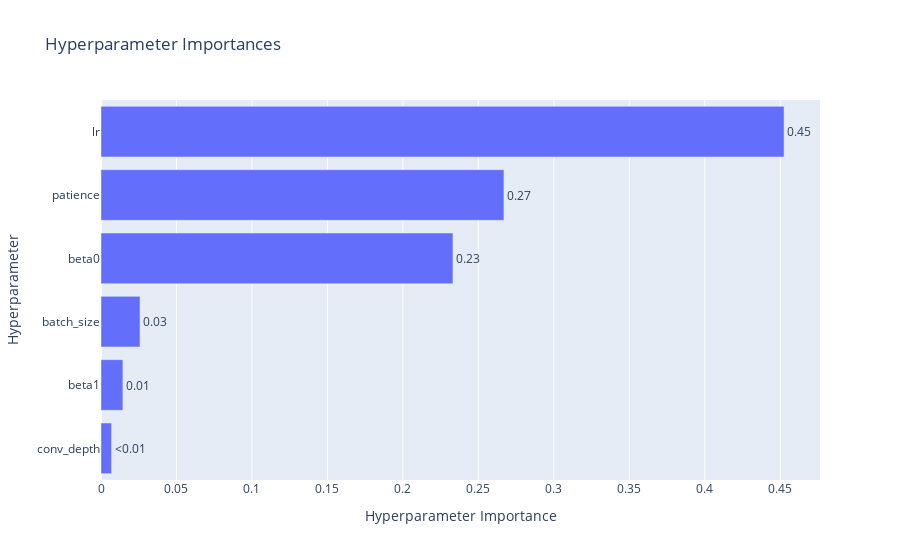
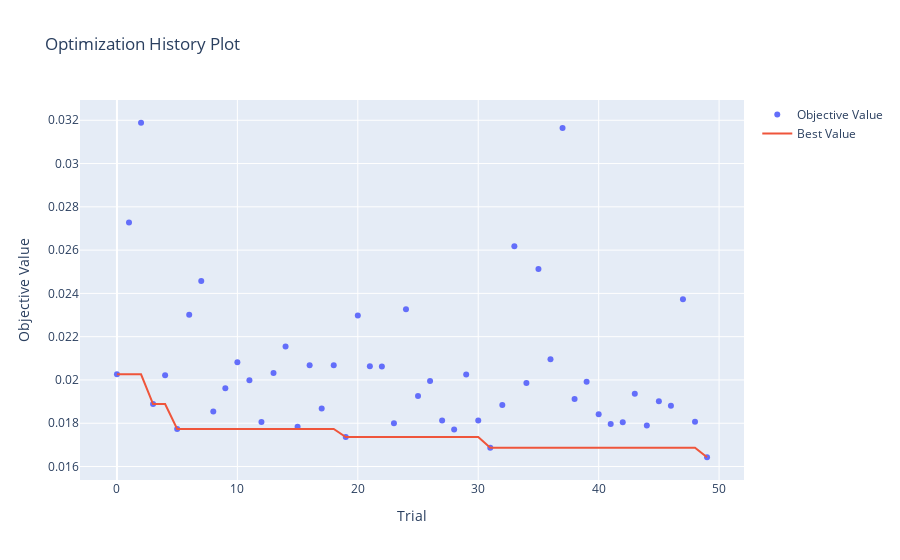
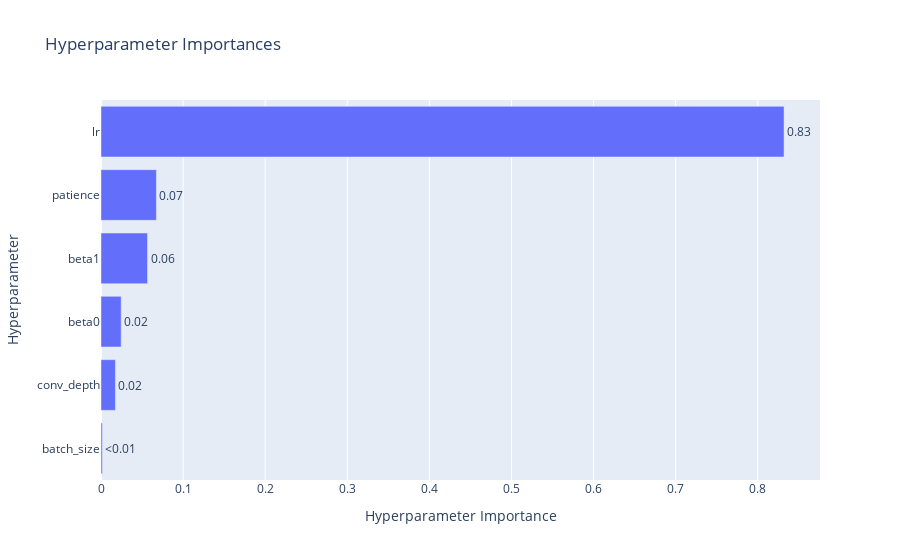
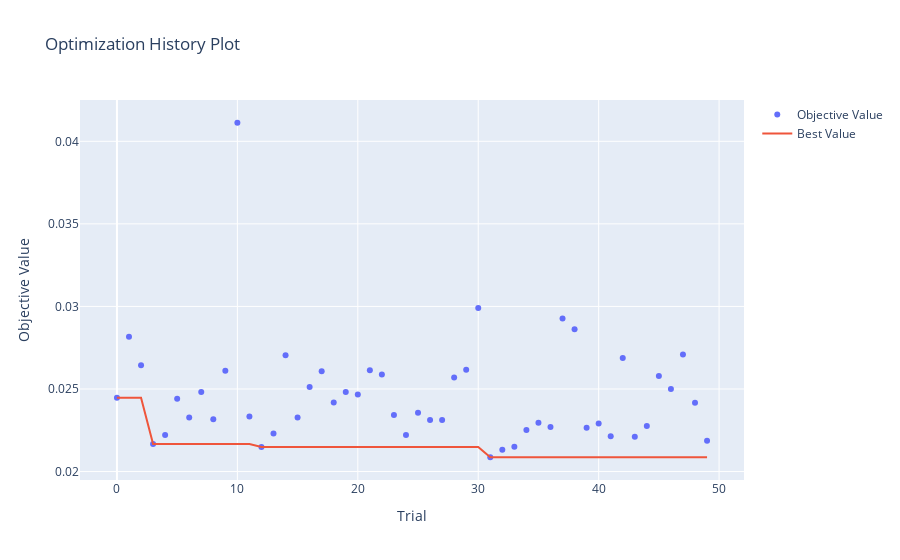

Notebook cell for these charts, in order:
### Code cell
mlflow.set_tracking_uri(MLFLOW_DIR / 'mlruns')

mlflow_results = {}
optuna_results = defaultdict(dict)

for confluence_group_name in CONFLUENCE_GROUPS:
    ## Access relevant optimization result and logs by confluence
    experiment_name = f'FNet_optimize_{confluence_group_name}'
    experiment = mlflow.get_experiment_by_name(experiment_name)
    mlflow_results[confluence_group_name] = mlflow.search_runs(experiment_ids=[experiment.experiment_id])
    
    for channel_name in TARGET_CHANNEL_NAMES:
        optuna_study_path = OPTUNA_JOBLIB_DIR / f"FNet_optimize_{channel_name}_{confluence_group_name}.joblib"
        study = joblib.load(optuna_study_path)
        optuna_results[confluence_group_name][channel_name] = study

        print(f"Optuna study {channel_name} {confluence_group_name}:")
        plot_param_importances(study).show()
        plot_optimization_history(study).show()

### Figure 1 — Plotly figure (JSON) as saved in the notebook; plotly's stock layout.template omitted (floating-point values rounded to 4 significant figures)
{"data": [{"cliponaxis": false, "hovertemplate": ["conv_depth (IntDistribution): 0.006988730237731759<extra></extra>", "beta1 (FloatDistribution): 0.01450191610244602<extra></extra>", "batch_size (IntDistribution): 0.025855697282350633<extra></extra>", "beta0 (FloatDistribution): 0.2331738688745766<extra></extra>", "patience (IntDistribution): 0.2669501798812876<extra></extra>", "lr (FloatDistribution): 0.45252960762160727<extra></extra>"], "name": "Objective Value", "orientation": "h", "text": ["<0.01", "0.01", "0.03", "0.23", "0.27", "0.45"], "textposition": "outside", "type": "bar", "x": [0.006989, 0.0145, 0.02586, 0.2332, 0.267, 0.4525], "y": ["conv_depth", "beta1", "batch_size", "beta0", "patience", "lr"]}], "layout": {"title": {"text": "Hyperparameter Importances"}, "xaxis": {"title": {"text": "Hyperparameter Importance"}}, "yaxis": {"title": {"text": "Hyperparameter"}}}}

### Figure 2 — Plotly figure (JSON) as saved in the notebook; plotly's stock layout.template omitted (floating-point values rounded to 4 significant figures)
{"data": [{"mode": "markers", "name": "Objective Value", "type": "scatter", "x": [0, 1, 2, 3, 4, 5, 6, 7, 8, 9, 10, 11, 12, 13, 14, 15, 16, 17, 18, 19, 20, 21, 22, 23, 24, 25, 26, 27, 28, 29, 30, 31, 32, 33, 34, 35, 36, 37, 38, 39, 40, 41, 42, 43, 44, 45, 46, 47, 48, 49], "y": [0.02026, 0.02728, 0.03189, 0.01889, 0.02022, 0.01773, 0.02301, 0.02457, 0.01855, 0.01962, 0.02082, 0.01999, 0.01806, 0.02032, 0.02155, 0.01784, 0.02067, 0.01868, 0.02068, 0.01736, 0.02297, 0.02064, 0.02062, 0.018, 0.02327, 0.01926, 0.01995, 0.01813, 0.01771, 0.02025, 0.01812, 0.01687, 0.01884, 0.02617, 0.01985, 0.02513, 0.02096, 0.03164, 0.01912, 0.01992, 0.01842, 0.01797, 0.01805, 0.01936, 0.01789, 0.01901, 0.01881, 0.02373, 0.01807, 0.01643]}, {"mode": "lines", "name": "Best Value", "type": "scatter", "x": [0, 1, 2, 3, 4, 5, 6, 7, 8, 9, 10, 11, 12, 13, 14, 15, 16, 17, 18, 19, 20, 21, 22, 23, 24, 25, 26, 27, 28, 29, 30, 31, 32, 33, 34, 35, 36, 37, 38, 39, 40, 41, 42, 43, 44, 45, 46, 47, 48, 49], "y": [0.02026, 0.02026, 0.02026, 0.01889, 0.01889, 0.01773, 0.01773, 0.01773, 0.01773, 0.01773, 0.01773, 0.01773, 0.01773, 0.01773, 0.01773, 0.01773, 0.01773, 0.01773, 0.01773, 0.01736, 0.01736, 0.01736, 0.01736, 0.01736, 0.01736, 0.01736, 0.01736, 0.01736, 0.01736, 0.01736, 0.01736, 0.01687, 0.01687, 0.01687, 0.01687, 0.01687, 0.01687, 0.01687, 0.01687, 0.01687, 0.01687, 0.01687, 0.01687, 0.01687, 0.01687, 0.01687, 0.01687, 0.01687, 0.01687, 0.01643]}, {"marker": {"color": "#cccccc"}, "mode": "markers", "name": "Infeasible Trial", "showlegend": false, "type": "scatter", "x": [], "y": []}], "layout": {"title": {"text": "Optimization History Plot"}, "xaxis": {"title": {"text": "Trial"}}, "yaxis": {"title": {"text": "Objective Value"}}}}

### Figure 3 — Plotly figure (JSON) as saved in the notebook; plotly's stock layout.template omitted (floating-point values rounded to 4 significant figures)
{"data": [{"cliponaxis": false, "hovertemplate": ["batch_size (IntDistribution): 0.0016035048376344648<extra></extra>", "conv_depth (IntDistribution): 0.01757969631835403<extra></extra>", "beta0 (FloatDistribution): 0.024579770384364274<extra></extra>", "beta1 (FloatDistribution): 0.05667946759693261<extra></extra>", "patience (IntDistribution): 0.06750907032499738<extra></extra>", "lr (FloatDistribution): 0.8320484905377173<extra></extra>"], "name": "Objective Value", "orientation": "h", "text": ["<0.01", "0.02", "0.02", "0.06", "0.07", "0.83"], "textposition": "outside", "type": "bar", "x": [0.001604, 0.01758, 0.02458, 0.05668, 0.06751, 0.832], "y": ["batch_size", "conv_depth", "beta0", "beta1", "patience", "lr"]}], "layout": {"title": {"text": "Hyperparameter Importances"}, "xaxis": {"title": {"text": "Hyperparameter Importance"}}, "yaxis": {"title": {"text": "Hyperparameter"}}}}

### Figure 4 — Plotly figure (JSON) as saved in the notebook; plotly's stock layout.template omitted (floating-point values rounded to 4 significant figures)
{"data": [{"mode": "markers", "name": "Objective Value", "type": "scatter", "x": [0, 1, 2, 3, 4, 5, 6, 7, 8, 9, 10, 11, 12, 13, 14, 15, 16, 17, 18, 19, 20, 21, 22, 23, 24, 25, 26, 27, 28, 29, 30, 31, 32, 33, 34, 35, 36, 37, 38, 39, 40, 41, 42, 43, 44, 45, 46, 47, 48, 49], "y": [0.02447, 0.02817, 0.02644, 0.02166, 0.02221, 0.02441, 0.02327, 0.02482, 0.02317, 0.0261, 0.04112, 0.02334, 0.02148, 0.02231, 0.02705, 0.02327, 0.02513, 0.02608, 0.02418, 0.02482, 0.02467, 0.02613, 0.02588, 0.02343, 0.02221, 0.02357, 0.02313, 0.02313, 0.02569, 0.02617, 0.0299, 0.02087, 0.02132, 0.0215, 0.02251, 0.02296, 0.0227, 0.02927, 0.02862, 0.02265, 0.02291, 0.02214, 0.02687, 0.02211, 0.02276, 0.02579, 0.02499, 0.02709, 0.02417, 0.02186]}, {"mode": "lines", "name": "Best Value", "type": "scatter", "x": [0, 1, 2, 3, 4, 5, 6, 7, 8, 9, 10, 11, 12, 13, 14, 15, 16, 17, 18, 19, 20, 21, 22, 23, 24, 25, 26, 27, 28, 29, 30, 31, 32, 33, 34, 35, 36, 37, 38, 39, 40, 41, 42, 43, 44, 45, 46, 47, 48, 49], "y": [0.02447, 0.02447, 0.02447, 0.02166, 0.02166, 0.02166, 0.02166, 0.02166, 0.02166, 0.02166, 0.02166, 0.02166, 0.02148, 0.02148, 0.02148, 0.02148, 0.02148, 0.02148, 0.02148, 0.02148, 0.02148, 0.02148, 0.02148, 0.02148, 0.02148, 0.02148, 0.02148, 0.02148, 0.02148, 0.02148, 0.02148, 0.02087, 0.02087, 0.02087, 0.02087, 0.02087, 0.02087, 0.02087, 0.02087, 0.02087, 0.02087, 0.02087, 0.02087, 0.02087, 0.02087, 0.02087, 0.02087, 0.02087, 0.02087, 0.02087]}, {"marker": {"color": "#cccccc"}, "mode": "markers", "name": "Infeasible Trial", "showlegend": false, "type": "scatter", "x": [], "y": []}], "layout": {"title": {"text": "Optimization History Plot"}, "xaxis": {"title": {"text": "Trial"}}, "yaxis": {"title": {"text": "Objective Value"}}}}
